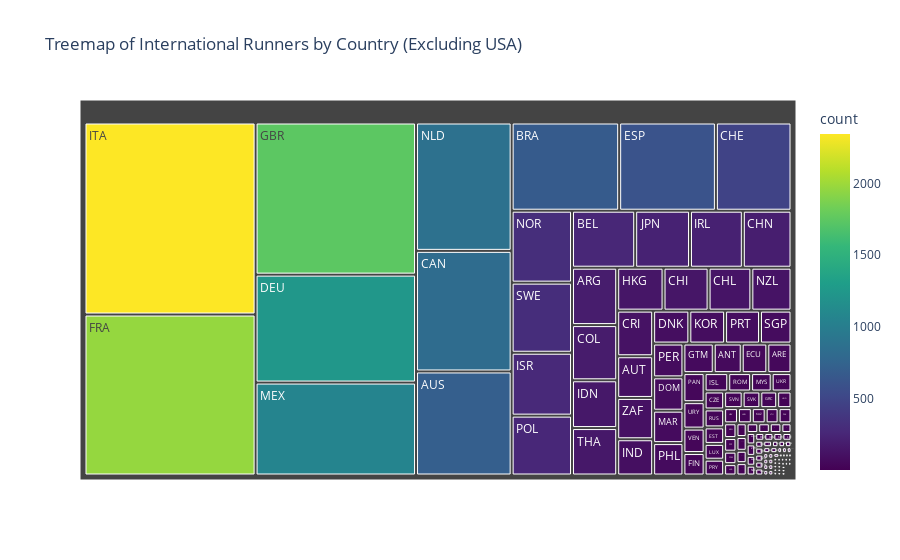

This figure's notebook cell:
### Code cell
# It's clear that most runners are from the US, but what other countries are runners from
non_us = marathon[marathon['countryCode'] != 'USA']

country_counts = non_us['countryCode'].value_counts().reset_index()
country_counts.columns = ['country', 'count']


fig = px.treemap(country_counts, 
                 path=['country'], 
                 values='count',
                 title="Treemap of International Runners by Country (Excluding USA)",
                 color='count',
                 color_continuous_scale='Viridis')

fig.show()
fig.write_html("Treemap.html")

### Figure 1 — Plotly figure (JSON) as saved in the notebook; plotly's stock layout.template omitted (floating-point values rounded to 4 significant figures; data arrays with more than 128 entries replaced by an {"elided": "..."} marker saying what was removed)
{"data": [{"branchvalues": "total", "customdata": {"elided": "135x1 int values"}, "domain": {"x": [0, 1], "y": [0, 1]}, "hovertemplate": "labels=%{label}<br>count_sum=%{value}<br>parent=%{parent}<br>id=%{id}<br>count=%{color}<extra></extra>", "ids": {"elided": "135 str values"}, "labels": {"elided": "135 str values"}, "marker": {"coloraxis": "coloraxis", "colors": {"elided": "135 int values"}}, "name": "", "parents": {"elided": "135 str values"}, "type": "treemap", "values": {"elided": "135 int values"}}], "layout": {"autosize": true, "coloraxis": {"colorbar": {"title": {"text": "count"}}, "colorscale": [[0, "#440154"], [0.1111, "#482878"], [0.2222, "#3e4989"], [0.3333, "#31688e"], [0.4444, "#26828e"], [0.5556, "#1f9e89"], [0.6667, "#35b779"], [0.7778, "#6ece58"], [0.8889, "#b5de2b"], [1, "#fde725"]]}, "legend": {"tracegroupgap": 0}, "title": {"text": "Treemap of International Runners by Country (Excluding USA)"}}}
